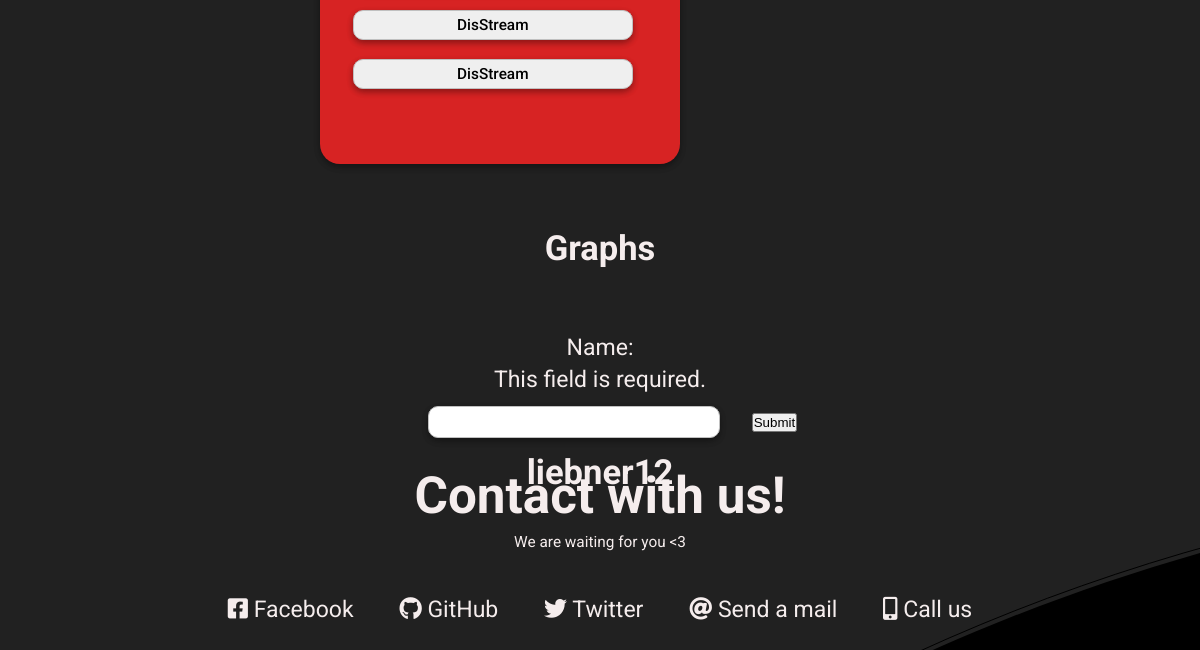
Before: / (lower part) with the older database file.
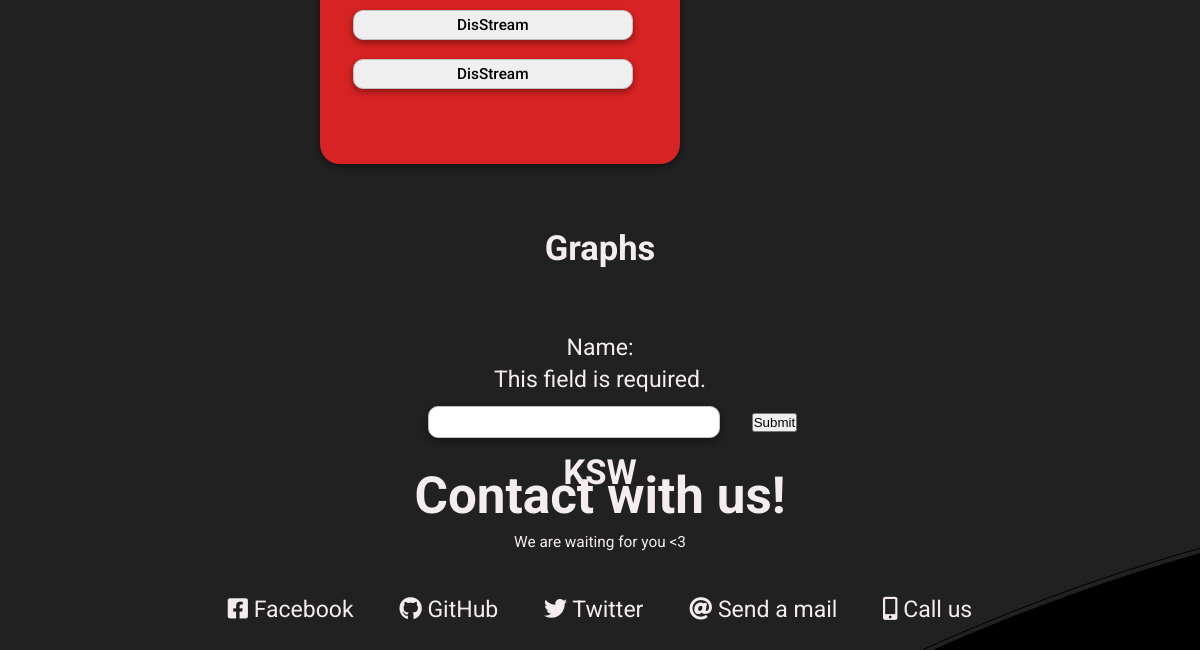
After: the same page with the newer database file.
### pages/models.py (models this page shows)
class Channel(models.Model):
    name = models.CharField(max_length=1200)
    subscriptions = models.DecimalField(max_digits=10000000, decimal_places=1)
    videos = models.DecimalField(max_digits=1000000, decimal_places=1)
    views = models.DecimalField(max_digits=10000000, decimal_places=1)
    def __str__(self):
        return self.name

### pages/views.py (the view, shortened to what this page needs)
# urls.py: path('', home_view.as_view(), name='home'),
class home_view(View):
    template_name = 'index.html'
    def get(self, request):
        global values
        form = ChannelForm(request.GET)
        channels = Channel.objects.last()
        if "1st" in request.GET:
            values = [-33, 3, 50, 123, -42, 120, 31, -23, 41]
        elif "2nd" in request.GET:
            values = [-33, 16, 50, 123, -42, 120, 31, -23, 41]
        elif "3rd" in request.GET:
            values = [-33, 100, 50, 123, -42, 120, 31, -23, 41]
        elif "4th" in request.GET:
            values = [-33, 100, 50, 123, -42, 120, 31, -23, 41]
        elif "5th" in request.GET:
            values = [-33, 200, 50, 123, -42, 120, 31, -23, 41]
        elif "6th" in request.GET:
            values = [-33, 53, 50, 123, -42, 120, 31, -23, 41]
        elif "7th" in request.GET:
            values = [-33, 69, 50, 123, -42, 120, 31, -23, 41]
        elif "8th" in request.GET:
            values = [-33, 23, 50, 123, -42, 120, 31, -23, 41]
        elif "9th" in request.GET:
            values = [-33, 420, 50, 123, -42, 120, 31, -23, 41]
        elif "10th" in request.GET:
            values = [-33, 360, 50, 123, -42, 120, 31, -23, 41]
        context = {'form': form, 'channels': channels}
        return render(request, self.template_name, context)

### pages/forms.py
class ChannelForm(forms.ModelForm):
    class Meta:
        model = Channel
        fields = [
            'name',
        ]
        widgets = {
            'name': forms.TextInput(attrs={'class': 'channel_name'})
        }

### templates/index.html (shortened to what this page needs)
{% extends 'base.html' %}
{% block content %}
    <div class="pagewrapper">
        <section id="welcome-section">
            <div class="column" id="top10-form">
                <div id="top10-results">
                    <form>
                        <div class="row">
                            <div class="rightTab">
                                <button type="submit" class="input-field" name="9th">DisStream</button>
                            </div>
                        </div>
                        <div class="row">
                            <div class="rightTab">
                                <button type="submit" class="input-field" name="10th">DisStream</button>
                            </div>
                        </div>
                    </form>
                </div>
            </div>
        </section>
        <section id="projects">
            <h2 class="project-tile">Graphs</h2>
            <form method="POST">{% csrf_token %}
                {{ form }}
                <button type="submit" id="submit-btn">Submit</button>
            </form>
            <h1 id="result">{{ channels }}</h1>
            <canvas id="myChart" width="400" height="100"></canvas>
        </section>
        <section id="contact-section">
            <div class="contact-header">
                <h2>Contact with us!</h2>
                <p>We are waiting for you <3</p>
            </div>
            <div class="contacts">
                <a href="https://www.facebook.com/" target="_blank">
                    <i class="fab fa-facebook-square"></i> Facebook</a>
                <a href="https://github.com/FreeZ11/PythonProject" target="_blank" class="btn contact-details">
                    <i class="fab fa-github"></i> GitHub</a>
                <a href="https://twitter.com/" target="_blank">
                    <i class="fab fa-twitter"></i> Twitter</a>
                <a href="mailto:example@example.com">
                    <i class="fas fa-at"></i> Send a mail</a>
                <a href="tel:555555-555-5555">
                    <i class="fas fa-mobile-alt"></i> Call us</a>
            </div>
        </section>
    </div>
{% endblock %}

### templates/base.html (shortened to what this page needs)
<!DOCTYPE html>
<html lang="en">
<head>
    {% load static %}
    <link href={% static 'style.css'%} rel="stylesheet">
    <link rel="stylesheet" href="https://use.fontawesome.com/releases/v5.8.2/css/all.css"
 />
</head>
<body>
    {%  block content %}{%  endblock %}
</body>
</html>

### pages/static/style.css (style rules this page uses)
* { padding: 0; margin: 0; }
:root { --main-backgroung-color:#212121; --main-text-color: #f5eded; --accent-color: #d72323; }
html { box-sizing: border-box; scroll-behavior: smooth; font-size: 80%; }
body { font-family: 'Roboto', sans-serif; font-size: 1.8rem; font-weight: 400; line-height: 1.4; background-image: url("rysunek2.svg"); color: var(--main-text-color); }
.column { float: left; width: 40%; margin: 5% auto; }
#welcome-section { flex-direction: column; justify-content: center; height: 100vh; width: 100%; }
#top10-results { margin: 10px auto; width: 15em; }
.input-field { font-family: 'Roboto', sans-serif; font-size: 1.2rem; font-weight: 500; box-shadow: 0 3px 6px rgba(0,0,0,0.16), 0 3px 6px rgba(0,0,0,0.23); height: 30px; width: 280px; padding: 5px; margin: 0.75rem 2rem; border: 1px solid #c0c0c0; border-radius: 10px; }
#projects { color: var(--main-text-color); text-align: center; height: 100vh; }
#projects h2 { padding: 60px; }
#top10-form { margin-top: 10rem; max-width: 30%; margin-left: 25rem; border-radius: 20px; height: 85%; box-shadow: 0 3px 6px rgba(0,0,0,0.16), 0 3px 6px rgba(0,0,0,0.23); background: var(--accent-color) }
#contact-section { display: flex; flex-direction: column; justify-content: center; text-align: center; width: 100%; padding: 8rem 0; }
.contact-header h2 { font-size: 4rem; }
.contact-header p { font-size: 1.2rem; }
.project-tile { justify-self: center; }
.contacts { padding-top: 40px; }
.contacts a { color: var(--main-text-color); padding: 20px; text-decoration: none; }
#result { background: var(--main-backgroung-color); }
.channel_name { box-shadow: 0 3px 6px rgba(0,0,0,0.16), 0 3px 6px rgba(0,0,0,0.23); height: 20px; width: 280px; padding: 5px; margin: 0.75rem 2rem; border: 1px solid #c0c0c0; border-radius: 10px; }

Changed rows visible on the page:
removed Channel: name "liebner12"
added Channel: name "KSW"
